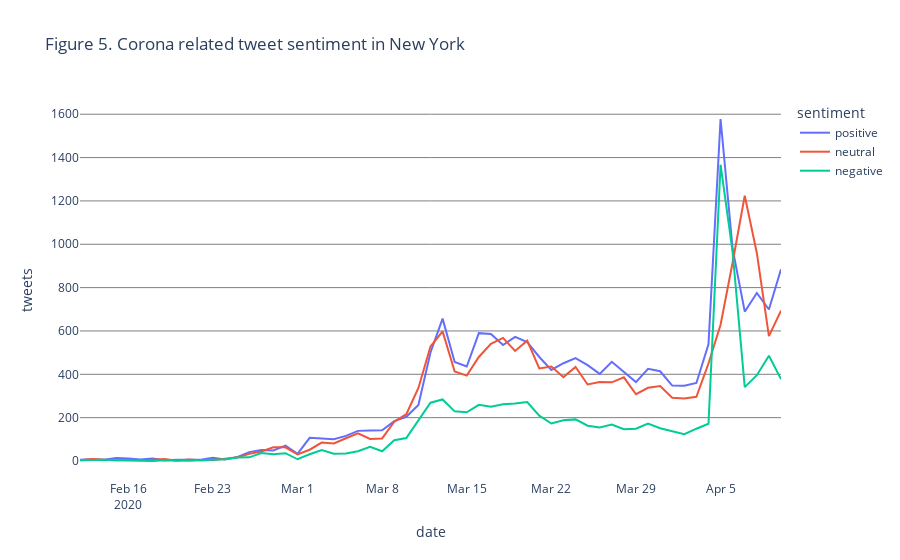
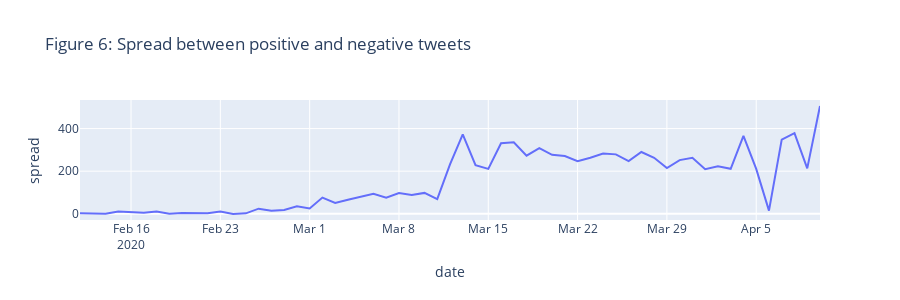

The notebook cell saved with these charts, in order:
### Markdown cell above
Figures 5 and 6 show behavior somewhat contradictory to what we were expecting. The tweets showing positive polarity outnumber the negative tweets on each day, and outnumber the neutral tweets in almost all cases. This could be evidencing the limitations of the TextBlob when faced with mixed sentiment (a tweet encouraging people to stay strong and stay home, for example, might yield a positive polarity), or it could truly be a finding: that the majority of people on Twitter made positive statements about coronavirus or their #lockdownLife. Considering that Twitter users tend to be better educated and wealthier than the broader public, we could also simply be seeing self-selection bias at work (Pew Research: https://www.pewresearch.org/internet/2019/04/24/sizing-up-twitter-users/). With the benefit of hindsight, we can consider that the total number of new cases did not peak until April 14th, which makes the increasing spread between positive and negative tweets shown in Figure 6 a bit of an empirical puzzle. 

Further research work on the connection between social media activity and the coronavirus would be needed in order to draw firmer conclusions. The empirical setup we have established with this study serves as an exploratory analysis and framework for further work on this topic.

### Code cell
df_list= [pd.DataFrame(dict(date=ny_sent.index,tweets=ny_sent[i],sentiment=i)) for i in ny_sent.columns]

fig = px.line(pd.concat(df_list), x='date', y='tweets',color='sentiment', title='Figure 5. Corona related tweet sentiment in New York')
fig.update_layout(plot_bgcolor='white', yaxis={'gridcolor' : 'gray'})
fig.show()

df_spread=pd.DataFrame(dict(date=ny_sent.index, spread=ny_sent['positive']-ny_sent['negative']))

fig2 = px.line(df_spread, x='date', y='spread', 
               title='Figure 6: Spread between positive and negative tweets',height=300)
fig2.show()

### Figure 1 — Plotly figure (JSON) as saved in the notebook; plotly's stock layout.template omitted (floating-point values rounded to 4 significant figures)
{"data": [{"hovertemplate": "sentiment=positive<br>date=%{x}<br>tweets=%{y}<extra></extra>", "legendgroup": "positive", "line": {"color": "#636efa", "dash": "solid"}, "mode": "lines", "name": "positive", "showlegend": true, "type": "scatter", "x": ["2020-02-12T00:00:00", "2020-02-13T00:00:00", "2020-02-14T00:00:00", "2020-02-15T00:00:00", "2020-02-16T00:00:00", "2020-02-17T00:00:00", "2020-02-18T00:00:00", "2020-02-19T00:00:00", "2020-02-20T00:00:00", "2020-02-21T00:00:00", "2020-02-22T00:00:00", "2020-02-23T00:00:00", "2020-02-24T00:00:00", "2020-02-25T00:00:00", "2020-02-26T00:00:00", "2020-02-27T00:00:00", "2020-02-28T00:00:00", "2020-02-29T00:00:00", "2020-03-01T00:00:00", "2020-03-02T00:00:00", "2020-03-03T00:00:00", "2020-03-04T00:00:00", "2020-03-05T00:00:00", "2020-03-06T00:00:00", "2020-03-07T00:00:00", "2020-03-08T00:00:00", "2020-03-09T00:00:00", "2020-03-10T00:00:00", "2020-03-11T00:00:00", "2020-03-12T00:00:00", "2020-03-13T00:00:00", "2020-03-14T00:00:00", "2020-03-15T00:00:00", "2020-03-16T00:00:00", "2020-03-17T00:00:00", "2020-03-18T00:00:00", "2020-03-19T00:00:00", "2020-03-20T00:00:00", "2020-03-21T00:00:00", "2020-03-22T00:00:00", "2020-03-23T00:00:00", "2020-03-24T00:00:00", "2020-03-25T00:00:00", "2020-03-26T00:00:00", "2020-03-27T00:00:00", "2020-03-28T00:00:00", "2020-03-29T00:00:00", "2020-03-30T00:00:00", "2020-03-31T00:00:00", "2020-04-01T00:00:00", "2020-04-02T00:00:00", "2020-04-03T00:00:00", "2020-04-04T00:00:00", "2020-04-05T00:00:00", "2020-04-06T00:00:00", "2020-04-07T00:00:00", "2020-04-08T00:00:00", "2020-04-09T00:00:00", "2020-04-10T00:00:00"], "xaxis": "x", "y": [6, 8, 6, 14, 11, 7, 11, 4, 6, 6, 6, 15, 7, 18, 41, 51, 49, 71, 33, 107, 102, 100, 116, 139, 141, 142, 184, 204, 259, 501, 657, 457, 436, 590, 586, 535, 573, 549, 480, 420, 451, 475, 442, 402, 458, 410, 364, 425, 414, 348, 347, 360, 538, 1578, 978, 689, 775, 699, 884], "yaxis": "y"}, {"hovertemplate": "sentiment=neutral<br>date=%{x}<br>tweets=%{y}<extra></extra>", "legendgroup": "neutral", "line": {"color": "#EF553B", "dash": "solid"}, "mode": "lines", "name": "neutral", "showlegend": true, "type": "scatter", "x": ["2020-02-12T00:00:00", "2020-02-13T00:00:00", "2020-02-14T00:00:00", "2020-02-15T00:00:00", "2020-02-16T00:00:00", "2020-02-17T00:00:00", "2020-02-18T00:00:00", "2020-02-19T00:00:00", "2020-02-20T00:00:00", "2020-02-21T00:00:00", "2020-02-22T00:00:00", "2020-02-23T00:00:00", "2020-02-24T00:00:00", "2020-02-25T00:00:00", "2020-02-26T00:00:00", "2020-02-27T00:00:00", "2020-02-28T00:00:00", "2020-02-29T00:00:00", "2020-03-01T00:00:00", "2020-03-02T00:00:00", "2020-03-03T00:00:00", "2020-03-04T00:00:00", "2020-03-05T00:00:00", "2020-03-06T00:00:00", "2020-03-07T00:00:00", "2020-03-08T00:00:00", "2020-03-09T00:00:00", "2020-03-10T00:00:00", "2020-03-11T00:00:00", "2020-03-12T00:00:00", "2020-03-13T00:00:00", "2020-03-14T00:00:00", "2020-03-15T00:00:00", "2020-03-16T00:00:00", "2020-03-17T00:00:00", "2020-03-18T00:00:00", "2020-03-19T00:00:00", "2020-03-20T00:00:00", "2020-03-21T00:00:00", "2020-03-22T00:00:00", "2020-03-23T00:00:00", "2020-03-24T00:00:00", "2020-03-25T00:00:00", "2020-03-26T00:00:00", "2020-03-27T00:00:00", "2020-03-28T00:00:00", "2020-03-29T00:00:00", "2020-03-30T00:00:00", "2020-03-31T00:00:00", "2020-04-01T00:00:00", "2020-04-02T00:00:00", "2020-04-03T00:00:00", "2020-04-04T00:00:00", "2020-04-05T00:00:00", "2020-04-06T00:00:00", "2020-04-07T00:00:00", "2020-04-08T00:00:00", "2020-04-09T00:00:00", "2020-04-10T00:00:00"], "xaxis": "x", "y": [4, 9, 6, 3, 5, 5, 6, 9, 1, 7, 4, 5, 12, 16, 33, 44, 63, 63, 30, 52, 85, 81, 105, 128, 102, 104, 181, 216, 337, 528, 598, 413, 394, 480, 541, 568, 508, 555, 427, 436, 387, 434, 353, 364, 363, 386, 308, 338, 346, 292, 288, 296, 450, 629, 917, 1224, 960, 576, 694], "yaxis": "y"}, {"hovertemplate": "sentiment=negative<br>date=%{x}<br>tweets=%{y}<extra></extra>", "legendgroup": "negative", "line": {"color": "#00cc96", "dash": "solid"}, "mode": "lines", "name": "negative", "showlegend": true, "type": "scatter", "x": ["2020-02-12T00:00:00", "2020-02-13T00:00:00", "2020-02-14T00:00:00", "2020-02-15T00:00:00", "2020-02-16T00:00:00", "2020-02-17T00:00:00", "2020-02-18T00:00:00", "2020-02-19T00:00:00", "2020-02-20T00:00:00", "2020-02-21T00:00:00", "2020-02-22T00:00:00", "2020-02-23T00:00:00", "2020-02-24T00:00:00", "2020-02-25T00:00:00", "2020-02-26T00:00:00", "2020-02-27T00:00:00", "2020-02-28T00:00:00", "2020-02-29T00:00:00", "2020-03-01T00:00:00", "2020-03-02T00:00:00", "2020-03-03T00:00:00", "2020-03-04T00:00:00", "2020-03-05T00:00:00", "2020-03-06T00:00:00", "2020-03-07T00:00:00", "2020-03-08T00:00:00", "2020-03-09T00:00:00", "2020-03-10T00:00:00", "2020-03-11T00:00:00", "2020-03-12T00:00:00", "2020-03-13T00:00:00", "2020-03-14T00:00:00", "2020-03-15T00:00:00", "2020-03-16T00:00:00", "2020-03-17T00:00:00", "2020-03-18T00:00:00", "2020-03-19T00:00:00", "2020-03-20T00:00:00", "2020-03-21T00:00:00", "2020-03-22T00:00:00", "2020-03-23T00:00:00", "2020-03-24T00:00:00", "2020-03-25T00:00:00", "2020-03-26T00:00:00", "2020-03-27T00:00:00", "2020-03-28T00:00:00", "2020-03-29T00:00:00", "2020-03-30T00:00:00", "2020-03-31T00:00:00", "2020-04-01T00:00:00", "2020-04-02T00:00:00", "2020-04-03T00:00:00", "2020-04-04T00:00:00", "2020-04-05T00:00:00", "2020-04-06T00:00:00", "2020-04-07T00:00:00", "2020-04-08T00:00:00", "2020-04-09T00:00:00", "2020-04-10T00:00:00"], "xaxis": "x", "y": [3, 5, 6, 3, 2, 2, 0, 4, 2, 1, 3, 4, 8, 16, 17, 37, 31, 36, 8, 31, 51, 34, 35, 45, 66, 45, 96, 106, 190, 269, 284, 229, 225, 259, 250, 262, 265, 272, 209, 173, 188, 192, 163, 155, 168, 147, 149, 173, 151, 139, 124, 149, 172, 1367, 963, 341, 396, 486, 378], "yaxis": "y"}], "layout": {"legend": {"title": {"text": "sentiment"}, "tracegroupgap": 0}, "plot_bgcolor": "white", "title": {"text": "Figure 5. Corona related tweet sentiment in New York"}, "xaxis": {"anchor": "y", "domain": [0, 1], "title": {"text": "date"}}, "yaxis": {"anchor": "x", "domain": [0, 1], "gridcolor": "gray", "title": {"text": "tweets"}}}}

### Figure 2 — Plotly figure (JSON) as saved in the notebook; plotly's stock layout.template omitted (floating-point values rounded to 4 significant figures)
{"data": [{"hovertemplate": "date=%{x}<br>spread=%{y}<extra></extra>", "legendgroup": "", "line": {"color": "#636efa", "dash": "solid"}, "mode": "lines", "name": "", "showlegend": false, "type": "scatter", "x": ["2020-02-12T00:00:00", "2020-02-13T00:00:00", "2020-02-14T00:00:00", "2020-02-15T00:00:00", "2020-02-16T00:00:00", "2020-02-17T00:00:00", "2020-02-18T00:00:00", "2020-02-19T00:00:00", "2020-02-20T00:00:00", "2020-02-21T00:00:00", "2020-02-22T00:00:00", "2020-02-23T00:00:00", "2020-02-24T00:00:00", "2020-02-25T00:00:00", "2020-02-26T00:00:00", "2020-02-27T00:00:00", "2020-02-28T00:00:00", "2020-02-29T00:00:00", "2020-03-01T00:00:00", "2020-03-02T00:00:00", "2020-03-03T00:00:00", "2020-03-04T00:00:00", "2020-03-05T00:00:00", "2020-03-06T00:00:00", "2020-03-07T00:00:00", "2020-03-08T00:00:00", "2020-03-09T00:00:00", "2020-03-10T00:00:00", "2020-03-11T00:00:00", "2020-03-12T00:00:00", "2020-03-13T00:00:00", "2020-03-14T00:00:00", "2020-03-15T00:00:00", "2020-03-16T00:00:00", "2020-03-17T00:00:00", "2020-03-18T00:00:00", "2020-03-19T00:00:00", "2020-03-20T00:00:00", "2020-03-21T00:00:00", "2020-03-22T00:00:00", "2020-03-23T00:00:00", "2020-03-24T00:00:00", "2020-03-25T00:00:00", "2020-03-26T00:00:00", "2020-03-27T00:00:00", "2020-03-28T00:00:00", "2020-03-29T00:00:00", "2020-03-30T00:00:00", "2020-03-31T00:00:00", "2020-04-01T00:00:00", "2020-04-02T00:00:00", "2020-04-03T00:00:00", "2020-04-04T00:00:00", "2020-04-05T00:00:00", "2020-04-06T00:00:00", "2020-04-07T00:00:00", "2020-04-08T00:00:00", "2020-04-09T00:00:00", "2020-04-10T00:00:00"], "xaxis": "x", "y": [3, 3, 0, 11, 9, 5, 11, 0, 4, 5, 3, 11, -1, 2, 24, 14, 18, 35, 25, 76, 51, 66, 81, 94, 75, 97, 88, 98, 69, 232, 373, 228, 211, 331, 336, 273, 308, 277, 271, 247, 263, 283, 279, 247, 290, 263, 215, 252, 263, 209, 223, 211, 366, 211, 15, 348, 379, 213, 506], "yaxis": "y"}], "layout": {"height": 300, "legend": {"tracegroupgap": 0}, "title": {"text": "Figure 6: Spread between positive and negative tweets"}, "xaxis": {"anchor": "y", "domain": [0, 1], "title": {"text": "date"}}, "yaxis": {"anchor": "x", "domain": [0, 1], "title": {"text": "spread"}}}}
